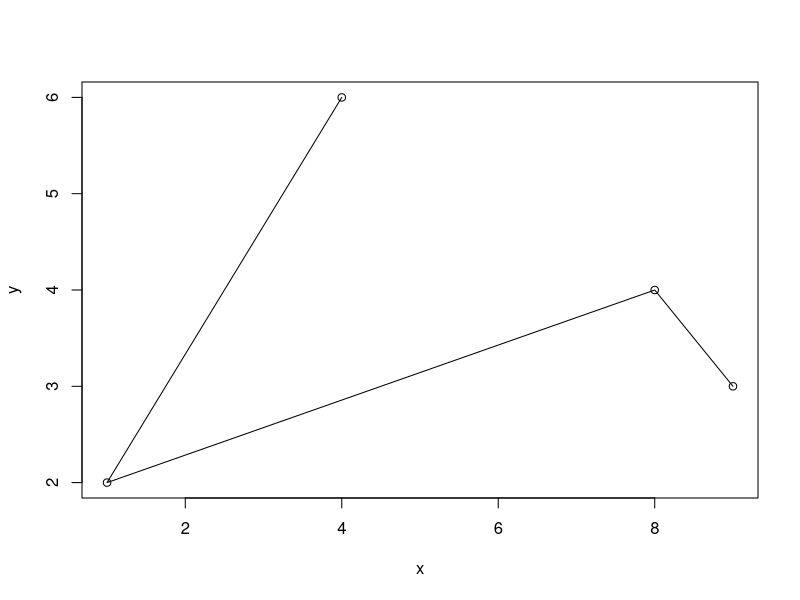
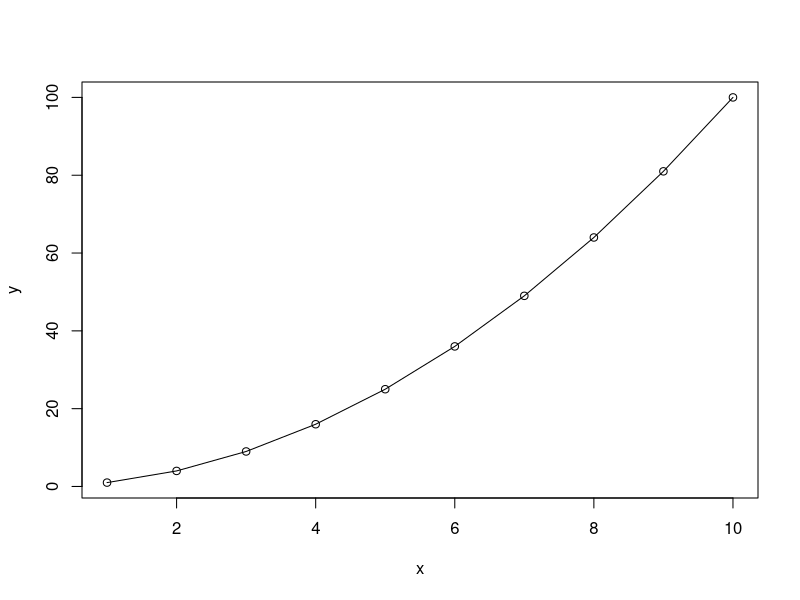
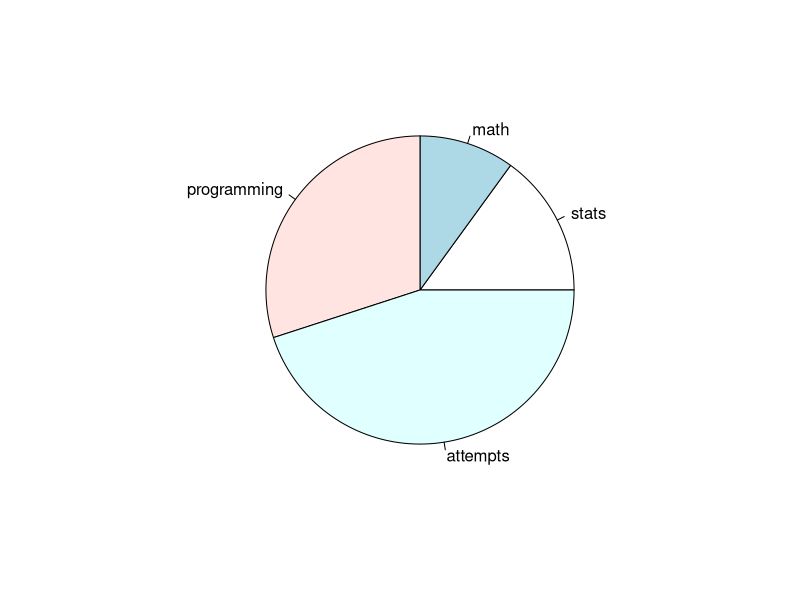
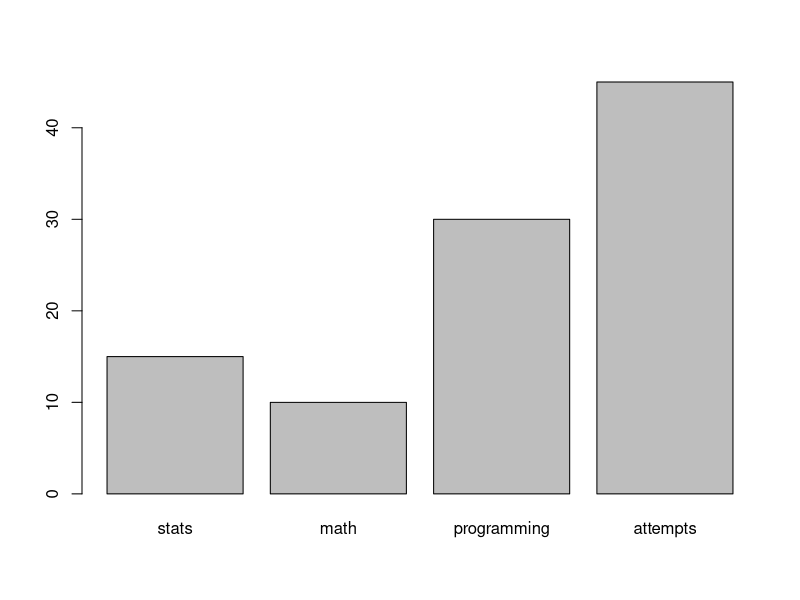
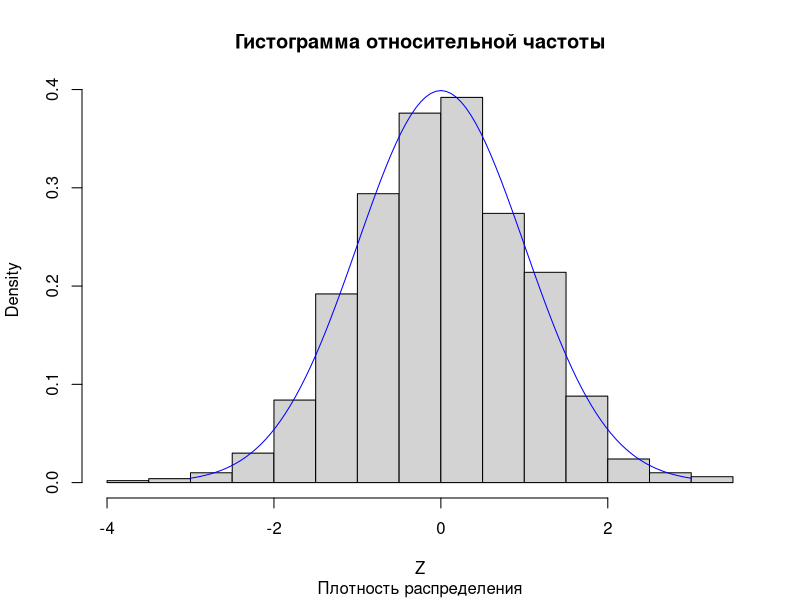
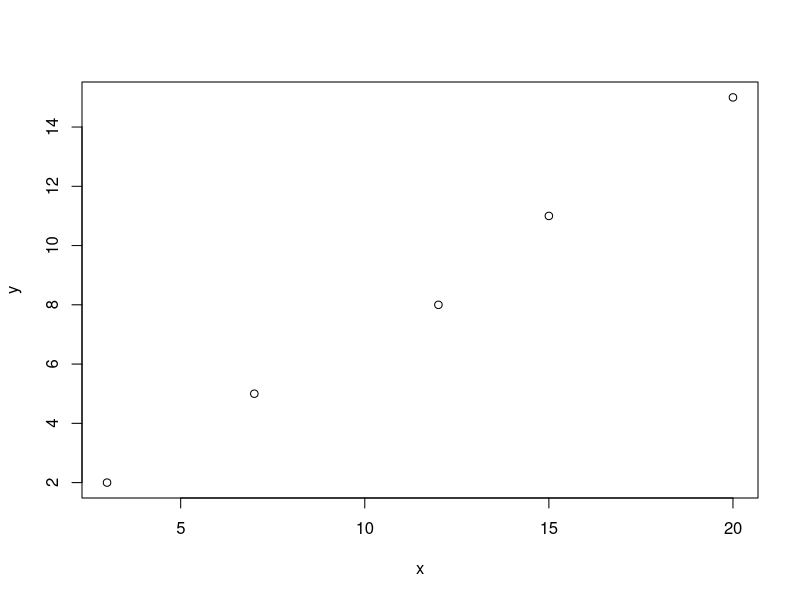
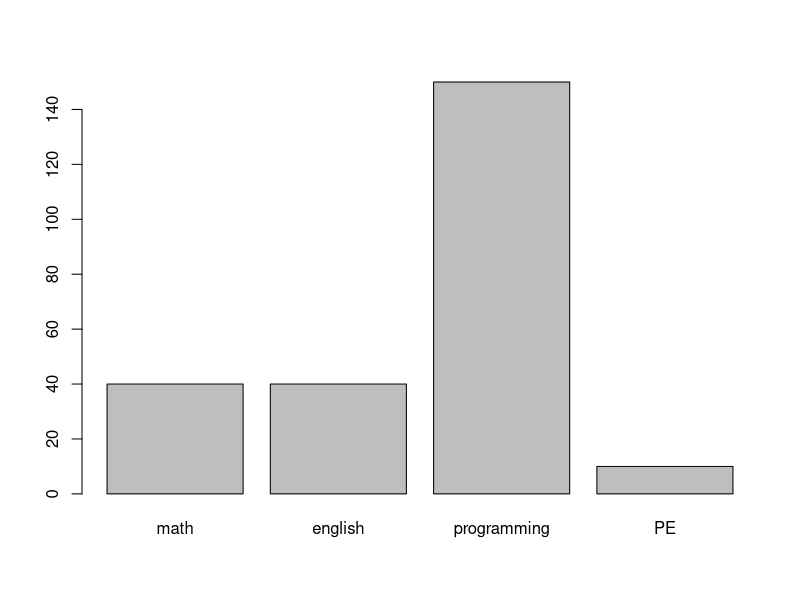

Here is the R script that generated these plots, in order:
## ---- chunk 1
1234+4567
## ---- chunk 2
29-45
## ---- chunk 3
325/25
## ---- chunk 4
56*12
## ---- chunk 5
11*11
## ---- chunk 6
111*111
## ---- chunk 7
1111111*1111111
## ---- chunk 8
options(width=40)
5:32
## ---- chunk 9
1:10
## ---- chunk 10
(1:10)+3
## ---- chunk 11
(1:10)-3
## ---- chunk 12
(1:10)*3
## ---- chunk 13
(1:10)^2
## ---- chunk 14
(1:10)^3
## ---- chunk 15
3:4
## ---- chunk 16
31%%7
## ---- chunk 17
31%/%7
## ---- chunk 18
7*4+3
## ---- chunk 19
x <-c(4, 1, 8, 9)
y <-c(6, 2, 4, 3)
plot(x,y)
lines(x,y)
## ---- chunk 20
x <- 1:10; y <- x^2;
plot(x,y)
lines(x,y)
## ---- chunk 21
learn <-c("stats" = 15, "math"= 10,"programming" = 30, "attempts" = 45)
pie(learn)
barplot(learn)
## ---- chunk 22
Z <- rnorm(1000)# 1000 standard normal random variates
hist(Z, prob = TRUE, main = "Гистограмма относительной частоты",
sub = "Плотность распределения")
curve(dnorm(x), from = -3, to = 3, add = TRUE, col = "blue")
## ---- chunk 23
#Найдите площади примоугольников с длинами (3,7,12,15, 20) и ширинами (2, 5,8,11,15)
x<-c(3,7,12,15,20)
y<-c(2,5,8,11,15)
x*y
## ---- chunk 24
#Постройте график этих длин и ширин
x<-c(3,7,12,15,20)
y<-c(2,5,8,11,15)
plot(x,y)
## ---- chunk 25
#Первокурсник Вася тратит очень мног овремени на домашнюю работу. 40 минут на математику, 40 на английский, 10 на физкультуру и 150 минут на программирование. Постройте график.
learn <-c("math" = 40, "english"= 40,"programming" = 150, "PE" = 10)
barplot(learn)
## ---- chunk 26
#Напитки разливаются вручную в банки по 455 мл, количество налитого нормально распределено со средним значением 450 мл. и стандартным отклонением 4 мл.
drinks<-rnorm(5,mean=450, sd=4)
drinks
drinks>455
#Смоделируйте разливание в 10000 бутылок и расчитайте вероятность переливания банки. 
drinks<-rnorm(1000,mean=450,sd=4)
z<-drinks>455
sum(z, na.rm=TRUE)/1000
